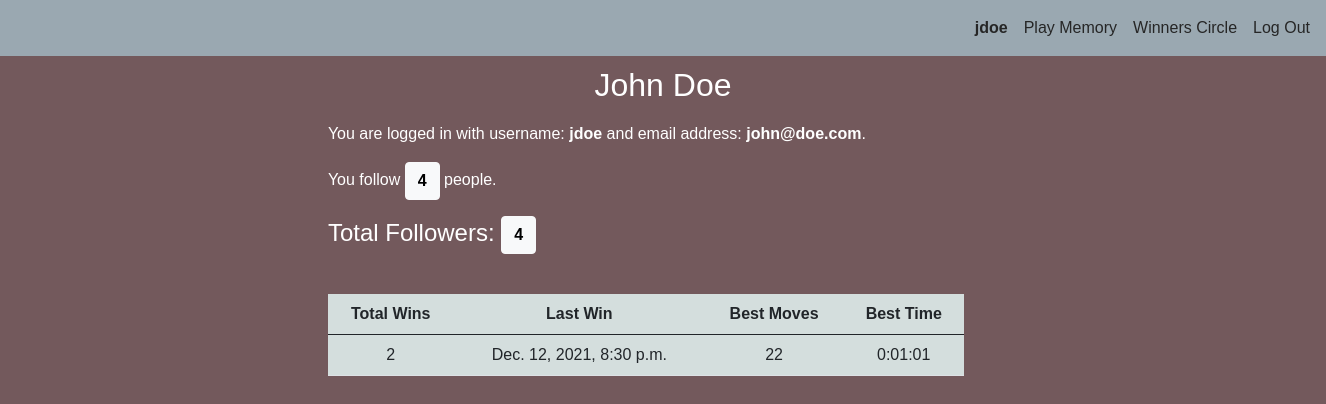
The app's page /profile/jdoe (signed in) with its own data.
### memory/models.py (models this page shows)
class User(AbstractUser):
    following = models.ManyToManyField('User', null=True, blank=True, related_name='followers')
    number_of_wins = models.IntegerField('Wins', blank=True, null=True)
    best_moves = models.IntegerField('Best Moves', blank=True, null=True)
    last_win = models.DateTimeField('Last Win', blank=True, null=True)
    best_time = models.IntegerField('Best Time', blank=True, null=True)

### memory/views.py (the view)
# urls.py: path("profile/<str:profile_name>", views.profile, name="profile"),
@login_required
def profile(request, profile_name):
    profile_user = User.objects.get(username=profile_name)
    follower_count = profile_user.followers.count()
    follower_list = profile_user.followers.all()
    following_count = profile_user.following.count()
    following_list = profile_user.following.all()
    following_user = False
    if request.user.is_authenticated:
        follow_list = request.user.following.all()
        if profile_user in follow_list:
            following_user = True
        if 'follow' in request.POST:  # add displayed user to following
            request.user.following.add(profile_user)
            return HttpResponseRedirect(reverse("profile", args=(profile_name,)))
        if 'unfollow' in request.POST:  # remove displayed user from following
            request.user.following.remove(profile_user)
            return HttpResponseRedirect(reverse("profile", args=(profile_name,)))
    if profile_user.best_time is None:
        best_time = "None"
    else:
        best_time = str(timedelta(seconds=profile_user.best_time))
    return render(request, "memory/profile.html", {
        'profile_user': profile_user,
        'following_user': following_user,
        'follower_count': follower_count,
        'following_count': following_count,
        'follower_list': follower_list,
        'following_list': following_list,
        'total_wins': profile_user.number_of_wins,
        'best_moves': profile_user.best_moves,
        'best_time': best_time,
        'last_win': profile_user.last_win,
    })

### memory/templates/memory/profile.html (shortened to what this page needs)
{% extends "memory/layout.html" %}
{% load static %}
{% block body %}
<h2>{{profile_user.first_name}} {{profile_user.last_name}}</h2>
<div class="centered_content">
  {% if user.is_authenticated %}
  {% if profile_user == request.user %}
  <p>You are logged in with username: <strong>{{profile_user.username}}</strong> and email address:
    <strong>{{profile_user.email}}</strong>.
  </p>
  <p>You follow <button type="button" class="btn btn-light" data-bs-toggle="modal"
      data-bs-target="#following_list"><strong>{{following_count}}</strong></button> people.</p>
  {% endif %}
  {% endif %}
  <h4>Total Followers: <button type="button" class="btn btn-light" data-bs-toggle="modal"
      data-bs-target="#followers_list"><strong>{{follower_count}}</strong></button></h4>
  <table class="table table_style" cellspacing="0">
    <thead>
      <tr>
        <th scope="col">Total Wins</th>
        <th scope="col">Last Win</th>
        <th scope="col">Best Moves</th>
        <th scope="col">Best Time</th>
      </tr>
    </thead>
    <tbody>
      <tr>
        <td scope="row">{{total_wins}}</td>
        <td>{{last_win}}</td>
        <td>{{best_moves}}</td>
        <td>{{best_time}}</td>
      </tr>
    </tbody>
  </table>
</div>
{% endblock %}

### memory/templates/memory/layout.html (shortened to what this page needs)
{% load static %}
<!DOCTYPE html>
<html lang="en">
<head>
    <link href="https://cdn.jsdelivr.net/npm/bootstrap@5.0.2/dist/css/bootstrap.min.css" rel="stylesheet">
    <link rel="stylesheet" type="text/css" href="https://cdn.datatables.net/1.11.3/css/dataTables.bootstrap5.min.css">
    <link rel="stylesheet" href="{% static 'memory/styles.css' %}">
</head>
<body>
    <nav class="navbar justify-content-end navbar-expand-md nav_background">
        <ul class="navbar-nav">
            <div class="collapse navbar-collapse" id="navbarToggleExternalContent">
                {% if user.is_authenticated %}
                <li class="nav-item">
                    <a class="nav-link nav_text_color"
                        href="{% url 'profile' profile_name=request.user %}"><strong><span
                                id="profile_link">{{user.username}}</span></strong></a>
                </li>
                <li class="nav-item">
                    <a class="nav-link nav_text_color" href="{% url 'index' %}">Play Memory</a>
                </li>
                <li class="nav-item">
                    <a class="nav-link nav_text_color" href="{% url 'winnerscircle' %}">Winners Circle</a>
                </li>
                <li class="nav-item">
                    <a class="nav-link nav_text_color" href="{% url 'logout' %}">Log Out</a>
                </li>
                {% endif %}
            </div>
        </ul>
    </nav>
    <div class="container-fluid">
        {% block body %}
        {% endblock %}
    </div>
</body>
</html>

### memory/static/memory/styles.css (style rules this page uses)
body { width: 100%; height: 100%; background: #73595c; font-family: Arial, Helvetica, sans-serif; color: #FFFFFF; }
h2 { text-align: center; padding: 10px; }
.table_style { background-color: #d4dedd; width: 60%; margin-top: 40px; }
table.table_style >thead > tr > th, table.table_style > tbody > tr > td { text-align: center; }
.centered_content { margin: auto; position: relative; left: 15%; }
.nav_background { background-color: #9aa8b1; }
.nav_text_color { color: #262626; }
.navbar-collapse { padding-right: 8px; }
@media (min-width: 1251px) and (max-width: 1575px) { #game_board, .centered_content { width: calc(80vw); height: calc(85vh); } }

### records on screen
User: username "jdoe", first_name "John", last_name "Doe", email "john@doe.com", last_win "Dec. 12, 2021, 8:30 p.m."

### other values on screen
{{ following_count }} "4"
{{ follower_count }} "4"
{{ total_wins }} "2"
{{ best_moves }} "22"
{{ best_time }} "0:01:01"
